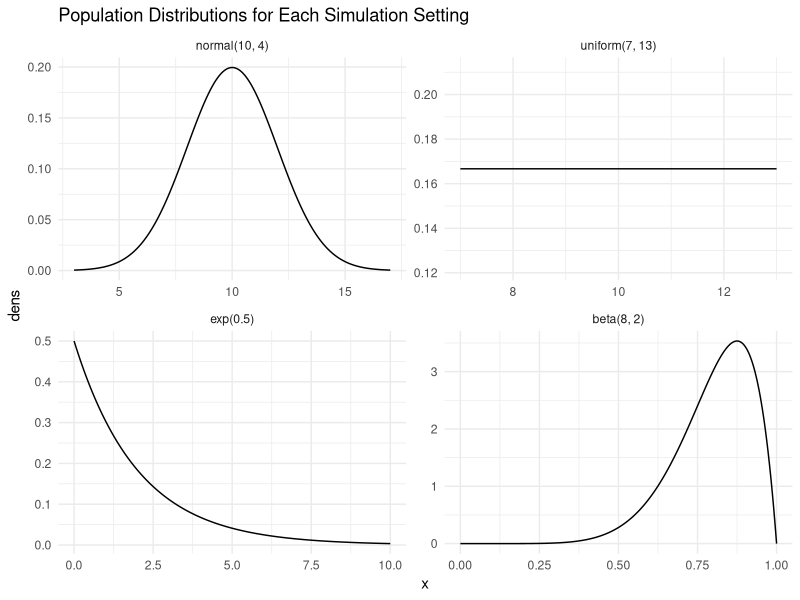
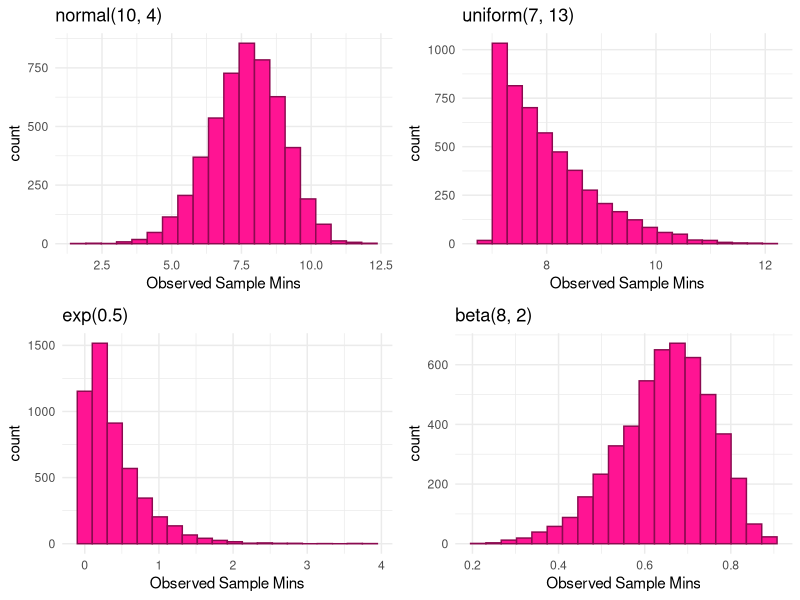
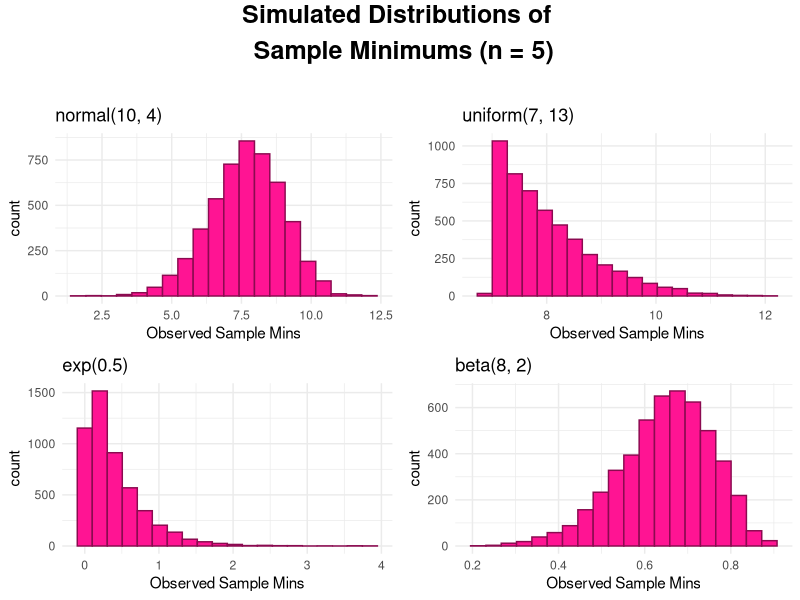
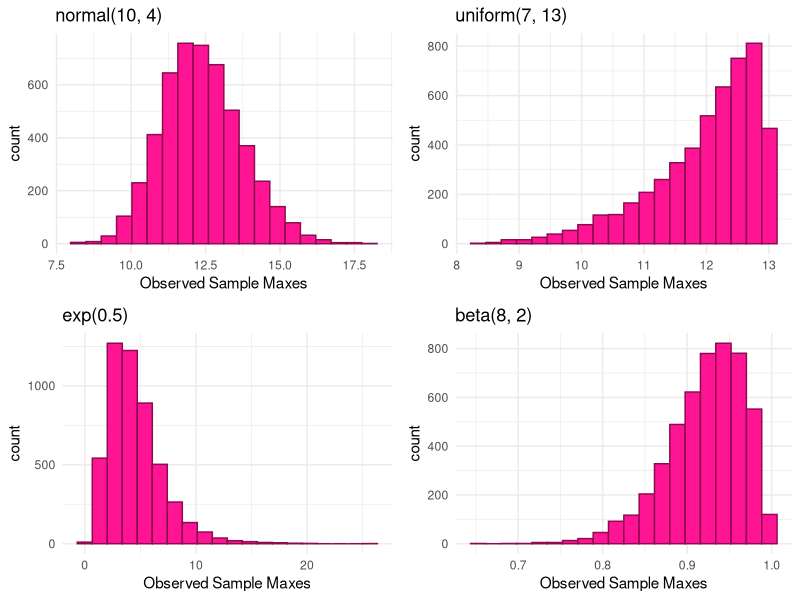
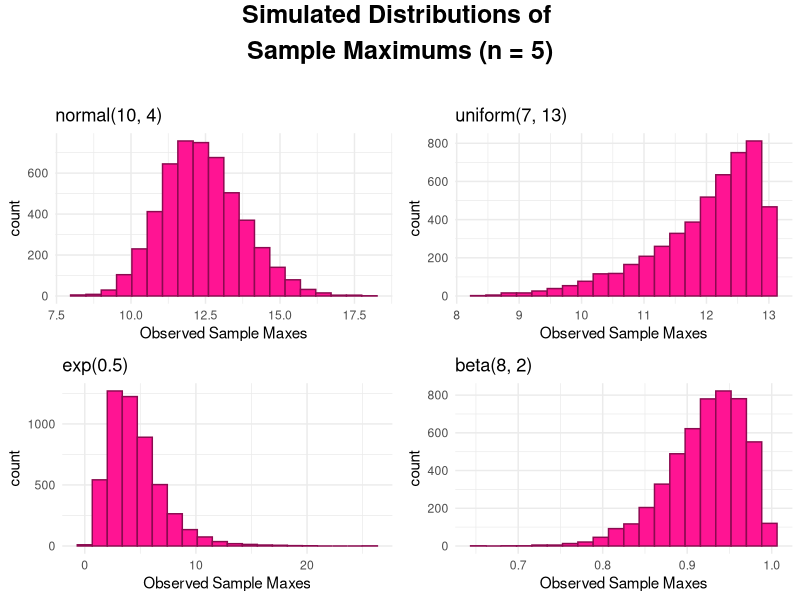
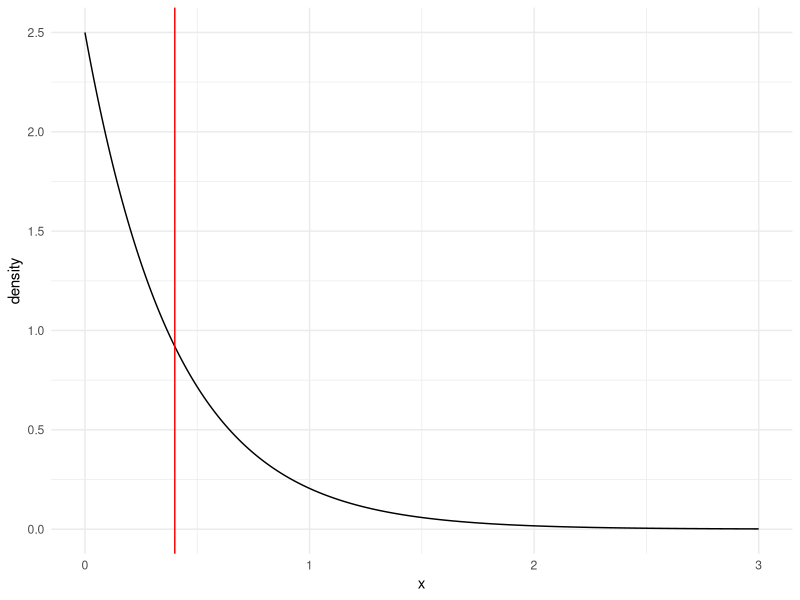
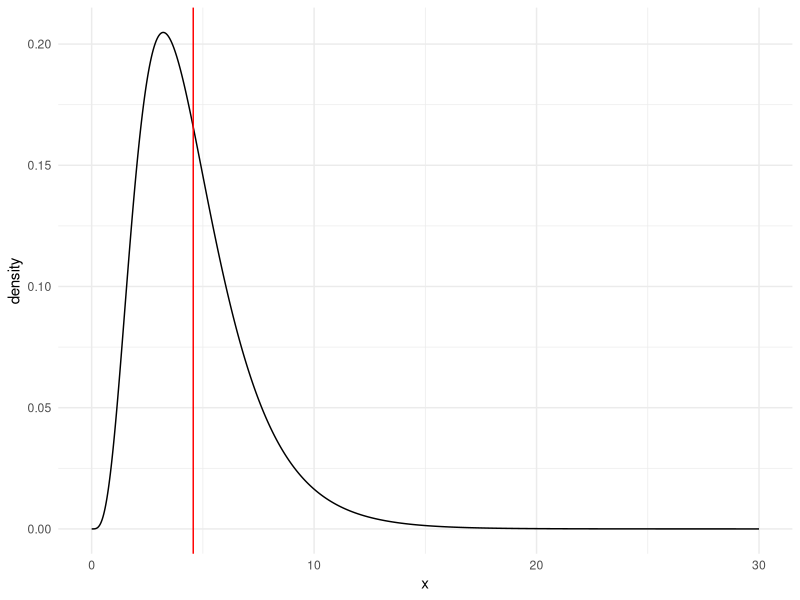

Recreate these plots in R, in order.
## ---- chunk 1
library(tidyverse)
library(gridExtra)
library(grid)
## ---- chunk 2

norm_df <- tibble(x = seq(3, 17, length.out = 1000),
                  dens = dnorm(x, mean = 10, sd = 2),
                  pop = "normal(10, 4)")
unif_df <- tibble(x = seq(7, 13, length.out = 1000),
                  dens = dunif(x, 7, 13),
                  pop = "uniform(7, 13)")
exp_df <- tibble(x = seq(0, 10, length.out = 1000),
                 dens = dexp(x, 0.5),
                 pop = "exp(0.5)")
beta_df <- tibble(x = seq(0, 1, length.out = 1000),
                  dens = dbeta(x, 8, 2),
                  pop = "beta(8, 2)")

pop_plot <- bind_rows(norm_df, unif_df, exp_df, beta_df) |>
  mutate(pop = fct_relevel(pop, c("normal(10, 4)", "uniform(7, 13)",
                                  "exp(0.5)", "beta(8, 2)")))

ggplot(data = pop_plot, aes(x = x, y = dens)) +
  geom_line() +
  theme_minimal() +
  facet_wrap(~ pop, nrow = 2, scales = "free") +
  labs(title = "Population Distributions for Each Simulation Setting")
## ---- chunk 3
n <- 5            # sample size
mu <- 10          # population mean
sigma <- 2        # population standard deviation

generate_samp_min_norm <- function(mu, sigma, n) {
  
  single_sample <- rnorm(n, mu, sigma)
  sample_min <- min(single_sample)
  
  return(sample_min)
}

nsim <- 5000      # number of simulations

## code to map through the function. 
## the \(i) syntax says to just repeat the generate_samp_min function
## nsim times
mins <- map_dbl(1:nsim, \(i) generate_samp_min_norm(mu = mu, sigma = sigma, n = n))

## each number represents the sample mean from __one__ sample.
norm_mins_df <- tibble(mins)

norm_mins_plot <- ggplot(data = norm_mins_df, aes(x = mins)) +
  geom_histogram(colour = "deeppink4", fill = "deeppink1", bins = 20) +
  theme_minimal() +
  labs(x = "Observed Sample Mins",
       title = "normal(10, 4)")

norm_mins_summ <- norm_mins_df |>
  summarise(mean_samp_dist = mean(mins),
            var_samp_dist = var(mins),
            sd_samp_dist = sd(mins))

## ---- chunk 4
n <- 5            # sample size
mu <- 10          # population mean
sigma <- 2        # population standard deviation

generate_samp_max_norm <- function(mu, sigma, n) {
  
  single_sample <- rnorm(n, mu, sigma)
  sample_max <- max(single_sample)
  
  return(sample_max)
}

nsim <- 5000      # number of simulations

## code to map through the function. 
## the \(i) syntax says to just repeat the generate_samp_min function
## nsim times
maxes <- map_dbl(1:nsim, \(i) generate_samp_max_norm(mu = mu, sigma = sigma, n = n))

## each number represents the sample mean from __one__ sample.
norm_maxes_df <- tibble(maxes)

norm_maxes_plot <- ggplot(data = norm_maxes_df, aes(x = maxes)) +
  geom_histogram(colour = "deeppink4", fill = "deeppink1", bins = 20) +
  theme_minimal() +
  labs(x = "Observed Sample Maxes",
       title = "normal(10, 4)")

norm_maxes_summ <- norm_maxes_df |>
  summarise(mean_samp_dist = mean(maxes),
            var_samp_dist = var(maxes),
            sd_samp_dist = sd(maxes))

## ---- chunk 5
n <- 5            # sample size
theta1 <- 7          
theta2 <- 13    

generate_samp_min_unif <- function(theta1, theta2, n) {
  
  single_sample <- runif(n, theta1, theta2)
  sample_min <- min(single_sample)
  
  return(sample_min)
}

nsim <- 5000      # number of simulations

## code to map through the function. 
## the \(i) syntax says to just repeat the generate_samp_min function
## nsim times
mins <- map_dbl(1:nsim, \(i) generate_samp_min_unif(theta1 = theta1, theta2 = theta2, n = n))

## each number represents the sample mean from __one__ sample.
unif_mins_df <- tibble(mins)

unif_mins_plot <- ggplot(data = unif_mins_df, aes(x = mins)) +
  geom_histogram(colour = "deeppink4", fill = "deeppink1", bins = 20) +
  theme_minimal() +
  labs(x = "Observed Sample Mins",
       title = "uniform(7, 13)")

unif_mins_summ <- unif_mins_df |>
  summarise(mean_samp_dist = mean(mins),
            var_samp_dist = var(mins),
            sd_samp_dist = sd(mins))

## ---- chunk 6
n <- 5            # sample size
theta1 <- 7         
theta2 <- 13        

generate_samp_max_unif <- function(theta1, theta2, n) {
  
  single_sample <- runif(n, theta1, theta2)
  sample_max <- max(single_sample)
  
  return(sample_max)
}

nsim <- 5000      # number of simulations

## code to map through the function. 
## the \(i) syntax says to just repeat the generate_samp_min function
## nsim times
maxes <- map_dbl(1:nsim, \(i) generate_samp_max_unif(theta1 = theta1, theta2 = theta2, n = n))

## each number represents the sample mean from __one__ sample.
unif_maxes_df <- tibble(maxes)

unif_maxes_plot <- ggplot(data = unif_maxes_df, aes(x = maxes)) +
  geom_histogram(colour = "deeppink4", fill = "deeppink1", bins = 20) +
  theme_minimal() +
  labs(x = "Observed Sample Maxes",
       title = "uniform(7, 13)")

unif_maxes_summ <- unif_maxes_df |>
  summarise(mean_samp_dist = mean(maxes),
            var_samp_dist = var(maxes),
            sd_samp_dist = sd(maxes))

## ---- chunk 7
n <- 5       # sample size
lambda <- 0.5
mu <- 1 / lambda   # population mean
sigma <- sqrt(1 / lambda ^ 2)  # population standard deviation

generate_samp_min_exp <- function(lambda, n) {
  
  single_sample <- rexp(n, lambda)
  sample_min <- min(single_sample)
  
  return(sample_min)
}

nsim <- 5000      # number of simulations

## code to map through the function. 
## the \(i) syntax says to just repeat the generate_samp_min function
## nsim times
mins <- map_dbl(1:nsim, \(i) generate_samp_min_exp(lambda = lambda, n = n))

## each number represents the sample mean from __one__ sample.
exp_mins_df <- tibble(mins)

exp_mins_plot <- ggplot(data = exp_mins_df, aes(x = mins)) +
  geom_histogram(colour = "deeppink4", fill = "deeppink1", bins = 20) +
  theme_minimal() +
  labs(x = "Observed Sample Mins",
       title = "exp(0.5)")

exp_mins_summ <- exp_mins_df |>
  summarise(mean_samp_dist = mean(mins),
            var_samp_dist = var(mins),
            sd_samp_dist = sd(mins))
## ---- chunk 8
n <- 5       # sample size
lambda <- 0.5
mu <- 1 / lambda   # population mean
sigma <- sqrt(1 / lambda ^ 2)  # population standard deviation

generate_samp_max_exp <- function(lambda, n) {
  
  single_sample <- rexp(n, lambda)
  sample_max <- max(single_sample)
  
  return(sample_max)
}

nsim <- 5000      # number of simulations

## code to map through the function. 
## the \(i) syntax says to just repeat the generate_samp_min function
## nsim times
maxes <- map_dbl(1:nsim, \(i) generate_samp_max_exp(lambda = lambda, n = n))

## each number represents the sample mean from __one__ sample.
exp_maxes_df <- tibble(maxes)

exp_maxes_plot <- ggplot(data = exp_maxes_df, aes(x = maxes)) +
  geom_histogram(colour = "deeppink4", fill = "deeppink1", bins = 20) +
  theme_minimal() +
  labs(x = "Observed Sample Maxes",
       title = "exp(0.5)")

exp_maxes_summ <- exp_maxes_df |>
  summarise(mean_samp_dist = mean(maxes),
            var_samp_dist = var(maxes),
            sd_samp_dist = sd(maxes))

## ---- chunk 9
n <- 5       # sample size
alpha <- 8
beta <- 2

generate_samp_min_beta <- function(alpha, beta, n) {
  
  single_sample <- rbeta(n, alpha, beta)
  sample_min <- min(single_sample)
  
  return(sample_min)
}

nsim <- 5000      # number of simulations

## code to map through the function. 
## the \(i) syntax says to just repeat the generate_samp_min function
## nsim times
mins <- map_dbl(1:nsim, \(i) generate_samp_min_beta(alpha = alpha, beta = beta, n = n))

## each number represents the sample mean from __one__ sample.
beta_mins_df <- tibble(mins)

beta_mins_plot <- ggplot(data = beta_mins_df, aes(x = mins)) +
  geom_histogram(colour = "deeppink4", fill = "deeppink1", bins = 20) +
  theme_minimal() +
  labs(x = "Observed Sample Mins",
       title = "beta(8, 2)")

beta_mins_summ <- beta_mins_df |>
  summarise(mean_samp_dist = mean(mins),
            var_samp_dist = var(mins),
            sd_samp_dist = sd(mins))
## ---- chunk 10
n <- 5       # sample size
alpha <- 8
beta <- 2

generate_samp_max_beta <- function(alpha, beta, n) {
  
  single_sample <- rbeta(n, alpha, beta)
  sample_max <- max(single_sample)
  
  return(sample_max)
}

nsim <- 5000      # number of simulations

## code to map through the function. 
## the \(i) syntax says to just repeat the generate_samp_min function
## nsim times
maxes <- map_dbl(1:nsim, \(i) generate_samp_max_beta(alpha = alpha, beta = beta, n = n))

## each number represents the sample mean from __one__ sample.
beta_maxes_df <- tibble(maxes)

beta_maxes_plot <- ggplot(data = beta_maxes_df, aes(x = maxes)) +
  geom_histogram(colour = "deeppink4", fill = "deeppink1", bins = 20) +
  theme_minimal() +
  labs(x = "Observed Sample Maxes",
       title = "beta(8, 2)")

beta_maxes_summ <- beta_maxes_df |>
  summarise(mean_samp_dist = mean(maxes),
            var_samp_dist = var(maxes),
            sd_samp_dist = sd(maxes))

## ---- chunk 11
grid_mins <- grid.arrange(norm_mins_plot, unif_mins_plot, exp_mins_plot, beta_mins_plot, ncol = 2)
## ---- chunk 12
grid.newpage() # Open a new page
grid.draw(arrangeGrob(grid_mins, top = textGrob("Simulated Distributions of \n Sample Minimums (n = 5)\n", 
                                           gp = gpar(fontsize = 18, fontface = "bold"))))
## ---- chunk 13
grid_maxes <- grid.arrange(norm_maxes_plot, unif_maxes_plot, exp_maxes_plot, beta_maxes_plot, ncol = 2)
## ---- chunk 14
grid.newpage() # Open a new page
grid.draw(arrangeGrob(grid_maxes, top = textGrob("Simulated Distributions of \n Sample Maximums (n = 5) \n",
                                           gp = gpar(fontsize = 18, fontface = "bold"))))
## ---- chunk 15
n <- 5
## CHANGE 0 and 3 to represent where you want your graph to start and end
## on the x-axis
x <- seq(0, 3, length.out = 1000)
## CHANGE to be the pdf you calculated. Note that, as of now, 
## this is not a proper density (it does not integrate to 1).
density <- 0.5 * n * exp(-(1/2) * x * n)


## put into tibble and plot
samp_min_df <- tibble(x, density)
ggplot(data = samp_min_df, aes(x = x, y = density)) +
  geom_line() +
  geom_vline(xintercept = 0.4, colour = "red") + 
  theme_minimal()
## ---- chunk 16
n <- 5
## CHANGE 0 and 3 to represent where you want your graph to start and end
## on the x-axis
x <- seq(0, 30, length.out = 1000)
## CHANGE to be the pdf you calculated. Note that, as of now, 
## this is not a proper density (it does not integrate to 1).
density <- n * (1 - exp(-0.5*x))^(n-1) * 0.5 * exp(-0.5*x)


## put into tibble and plot
samp_min_df <- tibble(x, density)
ggplot(data = samp_min_df, aes(x = x, y = density)) +
  geom_line() +
  geom_vline(xintercept = 4.567, colour = "red") +
  theme_minimal()
